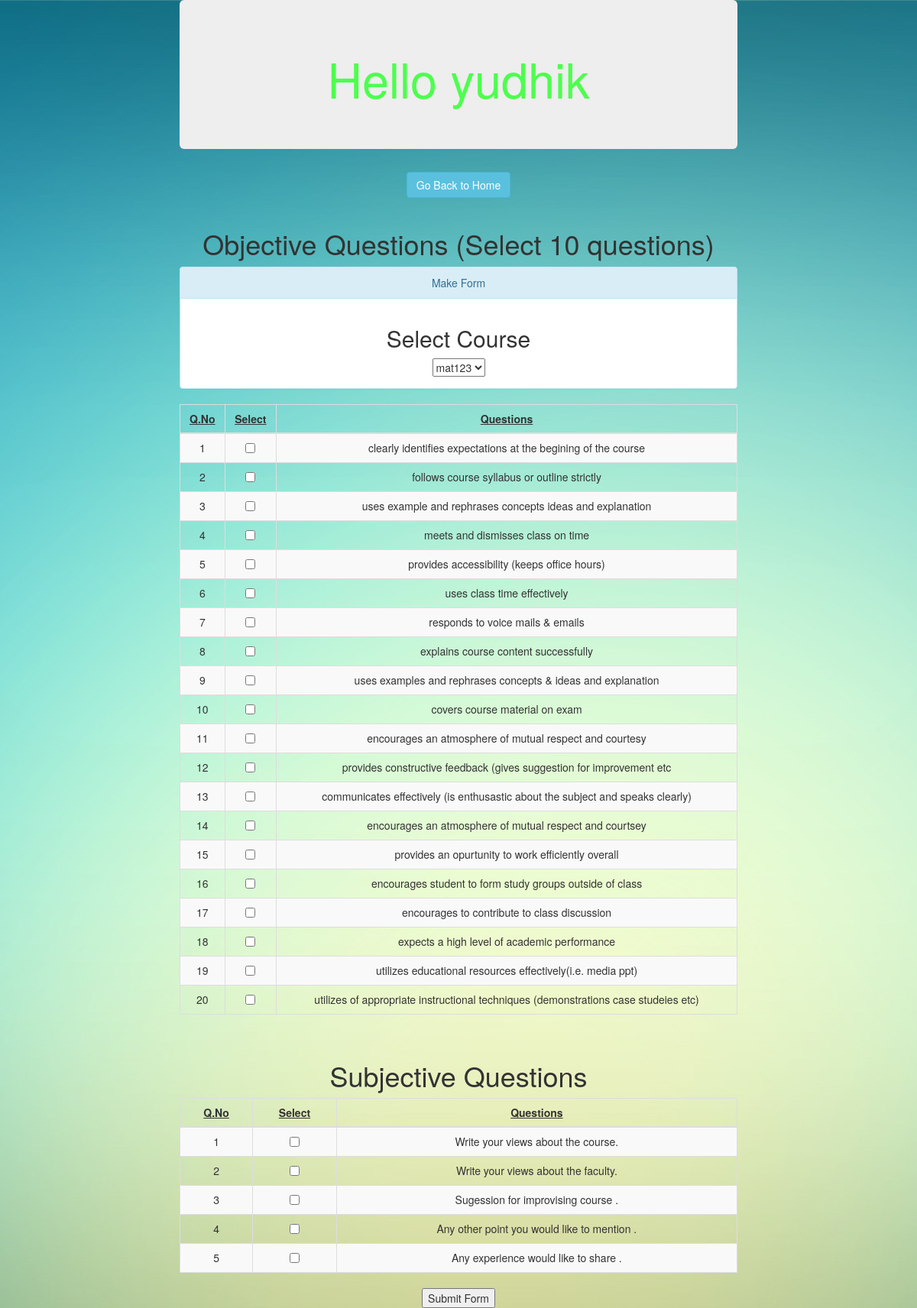
The page /faculty/home/form (signed in) on the database its author committed.
### app/qdb/models.py (models this page shows, shortened)
class Questions_2(db.Model):
    __tablename__ = 'questions_t2'
    id = db.Column(db.Integer, primary_key=True, autoincrement=True)
    qno = db.Column(db.Integer,unique=True)
    question_t2 = db.Column(db.String(500),unique=True)

class Questions_1(db.Model):
    __tablename__ = 'questions_t1'
    id = db.Column(db.Integer, primary_key=True, autoincrement=True)
    qno = db.Column(db.Integer,unique=True)
    question_t1 = db.Column(db.String(500),unique=True)

### app/form/controllers.py (the view)
@mod_form.route('',methods=['POST','GET'])
def open():
	q=Questions_2.query.all()
	q2=Questions_1.query.all()
	courses=Course.query.all()
	profname=session['username']
	print("in form")
	print(profname)
	courses1= Course.query.filter(Course.profname==profname).all()
	return render_template("questions/table.html",q=q,q2=q2,profname=profname,courses=courses1)

### app/templates/questions/table.html (shortened to what this page needs)
<!doctype html>
<html>
    <head>
        <link rel="stylesheet" href="/static/css/bootstrap.min.css">
    </head>
    <body>
        <div class="backg">
        <div class="container">
            <div class='col-lg-offset-2 col-lg-8 col-md-offset-2 col-md-8 '>
                <div class="jumbotron">
                    <h1 style="text-align: center; color: #4dff4d;" >Hello {{profname}}</h1>
                </div>
            </div>
        </div>
        <div class="text-center">
        <form action="https://192.168.43.57/faculty/home" style="vertical-align:middle" method="GET">
        <span>
        <button class="btn btn-info" type="submit" name="back">Go Back to Home
        </button>
        </span>
        </form>
        <br>
        </div>
        <h1 style="text-align: center">Objective Questions (Select 10 questions)</h1>
        <form action="https://192.168.43.57/faculty/home/form/make" method="POST" name="checks">
            <div class="container">
                <div clas="row">
                    <div class="text-center">
                        <div class='col-lg-8 col-lg-offset-2 col-md-8 col-md-offset-2'>
                            <div class="form">
                                <div class="panel panel-info">
                                    <div class="panel-heading"> Make Form</div>
                                    <div class="panel-body">
                                        <h2> Select Course </h2>
                                        <select name="select1" class="selectpicker">
                                            {% for i in courses %}
                                            <option value="{{ i.courseid}}" name="{{ i.courseid}}"> {{ i.courseid}} </option>
                                            {% endfor %}
                                        </select>
                                    </div>
                                </div>
                            </div>
                        </div>
                    </div>
                </div>
            </div>
            <div class="container">
                <div clas="row">
                    <div class="text-center">
                        <div class='col-lg-8 col-lg-offset-2 col-md-8 col-md-offset-2'>
                            <table class="table table-striped table-bordered ">
                                <thead>
                                    <tr>
                                        <th style="text-align: center; text-decoration:underline ; ">Q.No</th>
                                        <th style="text-align: center; text-decoration:underline ; ">Select</th>
                                        <th style="text-align: center; text-decoration:underline ; ">Questions
                                        </th>
                                    </tr>
                                </thead>
                                <tbody>
                                    {% for i in q %}
                                    <tr>
                                        <td> {{ i.qno}} </td>
                                        <td align="center"> <input type="checkbox" name="checks" id="{{ i.question_t2}}" value="{{ i.question_t2}}"><label for="{{ i.question_t2}}"></label> </td>
                                        <td align="center">{{i.question_t2}}</td>
                                    </tr>
                                    {% endfor %}
                                </tbody>
                            </table>
                        </div>
                    </div>
                </div>
            </div>
            <br>
            <h1 style="text-align: center">Subjective Questions</h1>
            <div class="container">
                <div clas="row">
                    <div class="text-center">
                        <div class='col-lg-8 col-lg-offset-2 col-md-8 col-md-offset-2'>
                            <table class="table table-striped table-bordered ">
                                <thead>
                                    <tr>
                                        <th style="text-align: center; text-decoration:underline ; ">Q.No</th>
                                        <th style="text-align: center; text-decoration:underline ; ">Select</th>
                                        <th style="text-align: center; text-decoration:underline ; ">Questions
                                        </th>
                                    </tr>
                                </thead>
                                <tbody>
                                    {% for i in q2 %}
                                    <tr>
                                        <td> {{ i.qno}} </td>
                                        <td align="center"> <input type="checkbox" name="checks2" id="{{ i.question_t1}}" value="{{ i.question_t1}}"><label for="{{ i.question_t1}}"></label> </td>
                                        <td align="center">{{i.question_t1}}</td>
                                    </tr>
                                    {% endfor %}
                                </tbody>
                            </table>
                            <button id="submit" name="Select" type="submit">Submit Form</button>
                        </div>
                    </div>
                </div>
            </div>
        </form>
        </div>
    </body>
</html>

### app/templates/questions/table.html (style rules this page uses)
.backg { position: relative; background: #000 url("/static/images/rating.jpg") center center; width: 100%; height: 100%; background-size: cover; overflow: hidden; }

### rows shown on the page
Questions_2: qno "1", question_t2 "clearly identifies expectations at the begining of the course"
Questions_2: qno "2", question_t2 "follows course syllabus or outline strictly"
Questions_2: qno "3", question_t2 "uses example and rephrases concepts ideas and explanation"
Questions_2: qno "4", question_t2 "meets and dismisses class on time"
Questions_2: qno "5", question_t2 "provides accessibility (keeps office hours)"
Questions_2: qno "6", question_t2 "uses class time effectively"
Questions_2: qno "7", question_t2 "responds to voice mails & emails"
Questions_2: qno "8", question_t2 "explains course content successfully"
Questions_2: qno "9", question_t2 "uses examples and rephrases concepts & ideas and explanation"
Questions_2: qno "10", question_t2 "covers course material on exam"
Questions_2: qno "11", question_t2 "encourages an atmosphere of mutual respect and courtesy"
Questions_2: qno "12", question_t2 "provides constructive feedback (gives suggestion for improvement etc"
Questions_2: qno "13", question_t2 "communicates effectively (is enthusastic about the subject and speaks clearly)"
Questions_2: qno "14", question_t2 "encourages an atmosphere of mutual respect and courtsey"
Questions_2: qno "15", question_t2 "provides an opurtunity to work efficiently overall"
Questions_2: qno "16", question_t2 "encourages student to form study groups outside of class"
Questions_2: qno "17", question_t2 "encourages to contribute to class discussion"
Questions_2: qno "18", question_t2 "expects a high level of academic performance"
Questions_2: qno "19", question_t2 "utilizes educational resources effectively(i.e. media ppt)"
Questions_2: qno "20", question_t2 "utilizes of appropriate instructional techniques (demonstrations case studeies etc)"
Questions_1: qno "1", question_t1 "Write your views about the course."
Questions_1: qno "2", question_t1 "Write your views about the faculty."
Questions_1: qno "3", question_t1 "Sugession for improvising course ."
Questions_1: qno "4", question_t1 "Any other point you would like to mention ."
Questions_1: qno "5", question_t1 "Any experience would like to share ."

### other values the page prints
{{ profname }} "yudhik"
form field select1 "mat123"
